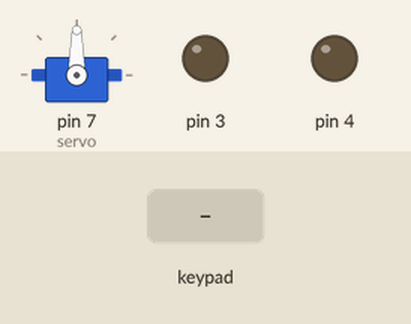
Recording of a sketch running on a simulated Arduino Uno, built with avr-gcc and run on an emulated ATmega328P. Parts: servo, output pins drawn as LEDs (lit = HIGH). The test bench sets the inputs (shaded band). What the sketch prints to the serial monitor is not drawn.

Above: at 1.2 s.
1.3 s: keypad keys 1 5 6 1 2 pressed 0.4 s apart
At 3.7 s:
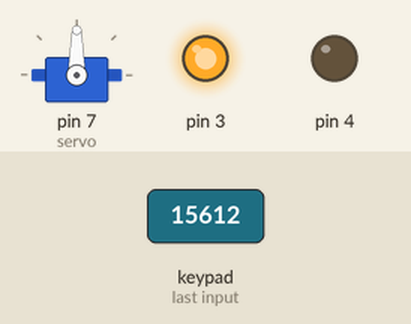
At 4.6 s:
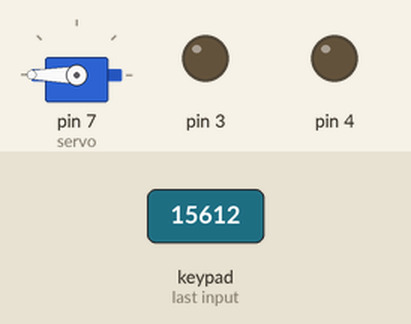
5.4 s: keypad keys 1 5 6 1 2 pressed 0.4 s apart
At 9.1 s:
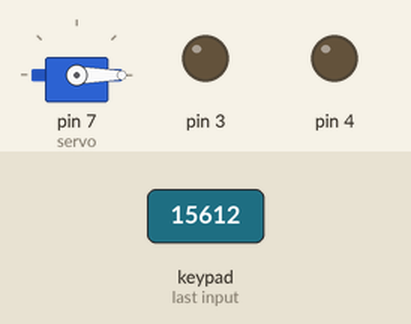
Timing chart, 0 to 10.6 s (numbered marks = the images above; inputs shaded):
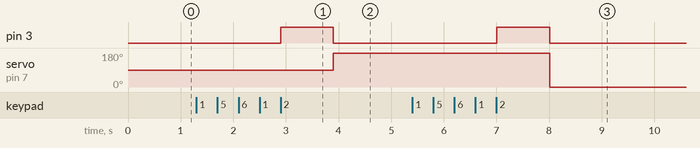

Measured:
- after the input at 1.3 s, pin 3: LOW → HIGH after 1.6 s, → LOW 1.0 s later; servo on pin 7 (servo): 90° → 180° after 2.6 s
- after the input at 5.4 s, pin 3: LOW → HIGH after 1.6 s, → LOW 1.0 s later; servo on pin 7 (servo): 180° → 0° after 2.6 s

The sketch:

fec_eletronica.ino
```cpp
#include <Keypad.h>
#include <Servo.h>
const byte LINHAS = 2;

const byte COLUNAS = 3;

char keys[LINHAS][COLUNAS] = {

  {'1','2','3'},

  {'4','5','6'},
  };

byte pinoslinha[LINHAS] = {8,9};
byte pinoscoluna[COLUNAS] = {12,11,10};

char* senha = "15612";

int posicao = 0;

Keypad keypad = Keypad( makeKeymap(keys), pinoslinha, pinoscoluna, LINHAS, COLUNAS );

Servo servo;

int pos = 0;

bool x;

void setup(){
pinMode(3,OUTPUT);
pinMode(4,OUTPUT);
Serial.begin(9600);
servo.attach(7);
x = 0;
}


void loop(){
  Serial.print(x);
  posicao = 0;
  char key = keypad.getKey();
  while(key == NO_KEY){key = keypad.getKey();}
   if (key == senha[posicao]){
    posicao++;
    Serial.print(key);
    key = NO_KEY;
    }
   else{
    Serial.print("erro");
    Serial.print(key);
    while(key == NO_KEY){key = keypad.getKey();}
    key = NO_KEY;
    while(key == NO_KEY){key = keypad.getKey();}
    key = NO_KEY;
    while(key == NO_KEY){key = keypad.getKey();}
    key = NO_KEY;
    while(key == NO_KEY){key = keypad.getKey();}
    key = NO_KEY;
    while(key == NO_KEY){key = keypad.getKey();}
    key = NO_KEY;
    digitalWrite(4,1);
    delay(1000);
    digitalWrite(4,0);
    return;
   }
  while(key == NO_KEY){key = keypad.getKey();}

  if (key == senha[posicao]){
    posicao++;
    Serial.print(key);
    key = NO_KEY;
    }

   else{
    Serial.print("erro");
    Serial.print(key);
    while(key == NO_KEY){key = keypad.getKey();}
    key = NO_KEY;
    while(key == NO_KEY){key = keypad.getKey();}
    key = NO_KEY;
    while(key == NO_KEY){key = keypad.getKey();}
    key = NO_KEY;
    while(key == NO_KEY){key = keypad.getKey();}
    key = NO_KEY;
    digitalWrite(4,1);
    delay(1000);
    digitalWrite(4,0);
    return;
   }
   while(key == NO_KEY){key = keypad.getKey();}

   if (key == senha[posicao]){
    posicao++;
    Serial.print(key);
    key = NO_KEY;
    }

   else{
    Serial.print("erro");
    Serial.print(key);
    while(key == NO_KEY){key = keypad.getKey();}
    key = NO_KEY;
    while(key == NO_KEY){key = keypad.getKey();}
    key = NO_KEY;
    while(key == NO_KEY){key = keypad.getKey();}
    key = NO_KEY;
    digitalWrite(4,1);
    delay(1000);
    digitalWrite(4,0);
    return;
   }
   while(key == NO_KEY){key = keypad.getKey();}
   if (key == senha[posicao]){
    posicao++;
    Serial.print(key);
    key = NO_KEY;
    }

   else{

    Serial.print("erro");
    Serial.print(key);
     while(key == NO_KEY){key = keypad.getKey();}
    key = NO_KEY;
    while(key == NO_KEY){key = keypad.getKey();}
    key = NO_KEY;
    digitalWrite(4,1);
    delay(1000);
    digitalWrite(4,0);
    return;
   }
    while(key == NO_KEY){key = keypad.getKey();}
   if (key == senha[posicao]){
    posicao++;
    Serial.print(key);
    key = NO_KEY;
    }

   else{
    Serial.print("erro");
    Serial.print(key);
    while(key == NO_KEY){key = keypad.getKey();}
    key = NO_KEY;
    digitalWrite(4,1);
    delay(1000);
    digitalWrite(4,0);
    return;
   }

   if(posicao == 5){
    digitalWrite(3,1);
    delay(1000);
    digitalWrite(3,0);
    key = NO_KEY;
    posicao = 0;
    if(x == 0){
       servo.write(180);
       Serial.print("a");
       x = 1;
    }
    else{
       servo.write(0);
       Serial.print("b");
       x = 0;
    }
   }
  return;
}
```
